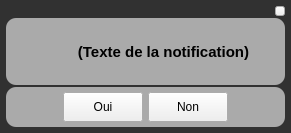
<?xml version="1.0" encoding="UTF-8"?>
<ui version="4.0">
 <class>NotifyWindow</class>
 <widget class="QWidget" name="NotifyWindow">
  <property name="geometry">
   <rect>
    <x>0</x>
    <y>0</y>
    <width>291</width>
    <height>133</height>
   </rect>
  </property>
  <property name="windowTitle">
   <string>Form</string>
  </property>
  <property name="styleSheet">
   <string notr="true">QWidget#NotifyWindow {background-color: rgb(49,49,49);border-style:solid;border-width:0px;border-color:rgb(0,173,238);padding:0px;}

QFrame{background-color:rgba(170,170,170,100%); border-radius:10px;}

QLabel{background-color:rgba(0,0,0,0%); color: black;}</string>
  </property>
  <layout class="QVBoxLayout" name="verticalLayout">
   <property name="spacing">
    <number>2</number>
   </property>
   <property name="leftMargin">
    <number>6</number>
   </property>
   <property name="topMargin">
    <number>6</number>
   </property>
   <property name="rightMargin">
    <number>6</number>
   </property>
   <property name="bottomMargin">
    <number>6</number>
   </property>
   <item>
    <layout class="QHBoxLayout" name="horizontalLayout_2">
     <property name="spacing">
      <number>0</number>
     </property>
     <item>
      <spacer name="horizontalSpacer_2">
       <property name="orientation">
        <enum>Qt::Horizontal</enum>
       </property>
       <property name="sizeHint" stdset="0">
        <size>
         <width>10</width>
         <height>10</height>
        </size>
       </property>
      </spacer>
     </item>
     <item>
      <widget class="QPushButton" name="btnClose">
       <property name="sizePolicy">
        <sizepolicy hsizetype="Fixed" vsizetype="Fixed">
         <horstretch>0</horstretch>
         <verstretch>0</verstretch>
        </sizepolicy>
       </property>
       <property name="minimumSize">
        <size>
         <width>10</width>
         <height>10</height>
        </size>
       </property>
       <property name="maximumSize">
        <size>
         <width>10</width>
         <height>10</height>
        </size>
       </property>
       <property name="cursor">
        <cursorShape>PointingHandCursor</cursorShape>
       </property>
       <property name="text">
        <string/>
       </property>
       <property name="icon">
        <iconset resource="../menuPlugins/TeraMenu/Tera.qrc">
         <normaloff>:/pictures/status/status_notok.png</normaloff>:/pictures/status/status_notok.png</iconset>
       </property>
       <property name="iconSize">
        <size>
         <width>10</width>
         <height>10</height>
        </size>
       </property>
      </widget>
     </item>
    </layout>
   </item>
   <item>
    <widget class="QFrame" name="frameText">
     <property name="frameShape">
      <enum>QFrame::StyledPanel</enum>
     </property>
     <property name="frameShadow">
      <enum>QFrame::Raised</enum>
     </property>
     <layout class="QHBoxLayout" name="horizontalLayout_3">
      <property name="spacing">
       <number>0</number>
      </property>
      <item>
       <widget class="QLabel" name="lblImg">
        <property name="sizePolicy">
         <sizepolicy hsizetype="Fixed" vsizetype="Fixed">
          <horstretch>0</horstretch>
          <verstretch>0</verstretch>
         </sizepolicy>
        </property>
        <property name="minimumSize">
         <size>
          <width>36</width>
          <height>36</height>
         </size>
        </property>
        <property name="maximumSize">
         <size>
          <width>36</width>
          <height>36</height>
         </size>
        </property>
        <property name="text">
         <string/>
        </property>
        <property name="pixmap">
         <pixmap resource="core.qrc">:/pictures/notification.png</pixmap>
        </property>
        <property name="scaledContents">
         <bool>true</bool>
        </property>
       </widget>
      </item>
      <item>
       <widget class="QLabel" name="lblText">
        <property name="font">
         <font>
          <pointsize>11</pointsize>
          <weight>75</weight>
          <bold>true</bold>
         </font>
        </property>
        <property name="text">
         <string>(Texte de la notification)</string>
        </property>
        <property name="alignment">
         <set>Qt::AlignCenter</set>
        </property>
       </widget>
      </item>
     </layout>
    </widget>
   </item>
   <item>
    <widget class="QFrame" name="frameButtons">
     <property name="sizePolicy">
      <sizepolicy hsizetype="Preferred" vsizetype="Fixed">
       <horstretch>0</horstretch>
       <verstretch>0</verstretch>
      </sizepolicy>
     </property>
     <property name="frameShape">
      <enum>QFrame::StyledPanel</enum>
     </property>
     <property name="frameShadow">
      <enum>QFrame::Raised</enum>
     </property>
     <layout class="QHBoxLayout" name="horizontalLayout">
      <property name="spacing">
       <number>5</number>
      </property>
      <property name="leftMargin">
       <number>5</number>
      </property>
      <property name="topMargin">
       <number>5</number>
      </property>
      <property name="rightMargin">
       <number>5</number>
      </property>
      <property name="bottomMargin">
       <number>5</number>
      </property>
      <item>
       <spacer name="horizontalSpacer">
        <property name="orientation">
         <enum>Qt::Horizontal</enum>
        </property>
        <property name="sizeHint" stdset="0">
         <size>
          <width>40</width>
          <height>20</height>
         </size>
        </property>
       </spacer>
      </item>
      <item>
       <widget class="QPushButton" name="btnYes">
        <property name="minimumSize">
         <size>
          <width>0</width>
          <height>30</height>
         </size>
        </property>
        <property name="maximumSize">
         <size>
          <width>16777215</width>
          <height>30</height>
         </size>
        </property>
        <property name="cursor">
         <cursorShape>PointingHandCursor</cursorShape>
        </property>
        <property name="text">
         <string>Oui</string>
        </property>
        <property name="icon">
         <iconset resource="../menuPlugins/TeraMenu/Tera.qrc">
          <normaloff>:/pictures/status/status_ok.png</normaloff>:/pictures/status/status_ok.png</iconset>
        </property>
        <property name="iconSize">
         <size>
          <width>24</width>
          <height>24</height>
         </size>
        </property>
       </widget>
      </item>
      <item>
       <widget class="QPushButton" name="btnNo">
        <property name="minimumSize">
         <size>
          <width>0</width>
          <height>30</height>
         </size>
        </property>
        <property name="maximumSize">
         <size>
          <width>16777215</width>
          <height>30</height>
         </size>
        </property>
        <property name="cursor">
         <cursorShape>PointingHandCursor</cursorShape>
        </property>
        <property name="text">
         <string>Non</string>
        </property>
        <property name="icon">
         <iconset resource="core.qrc">
          <normaloff>:/pictures/close-red.png</normaloff>:/pictures/close-red.png</iconset>
        </property>
        <property name="iconSize">
         <size>
          <width>20</width>
          <height>20</height>
         </size>
        </property>
       </widget>
      </item>
      <item>
       <spacer name="horizontalSpacer_3">
        <property name="orientation">
         <enum>Qt::Horizontal</enum>
        </property>
        <property name="sizeHint" stdset="0">
         <size>
          <width>40</width>
          <height>20</height>
         </size>
        </property>
       </spacer>
      </item>
     </layout>
    </widget>
   </item>
  </layout>
 </widget>
 <resources>
  <include location="core.qrc"/>
  <include location="../menuPlugins/TeraMenu/Tera.qrc"/>
 </resources>
 <connections/>
</ui>
